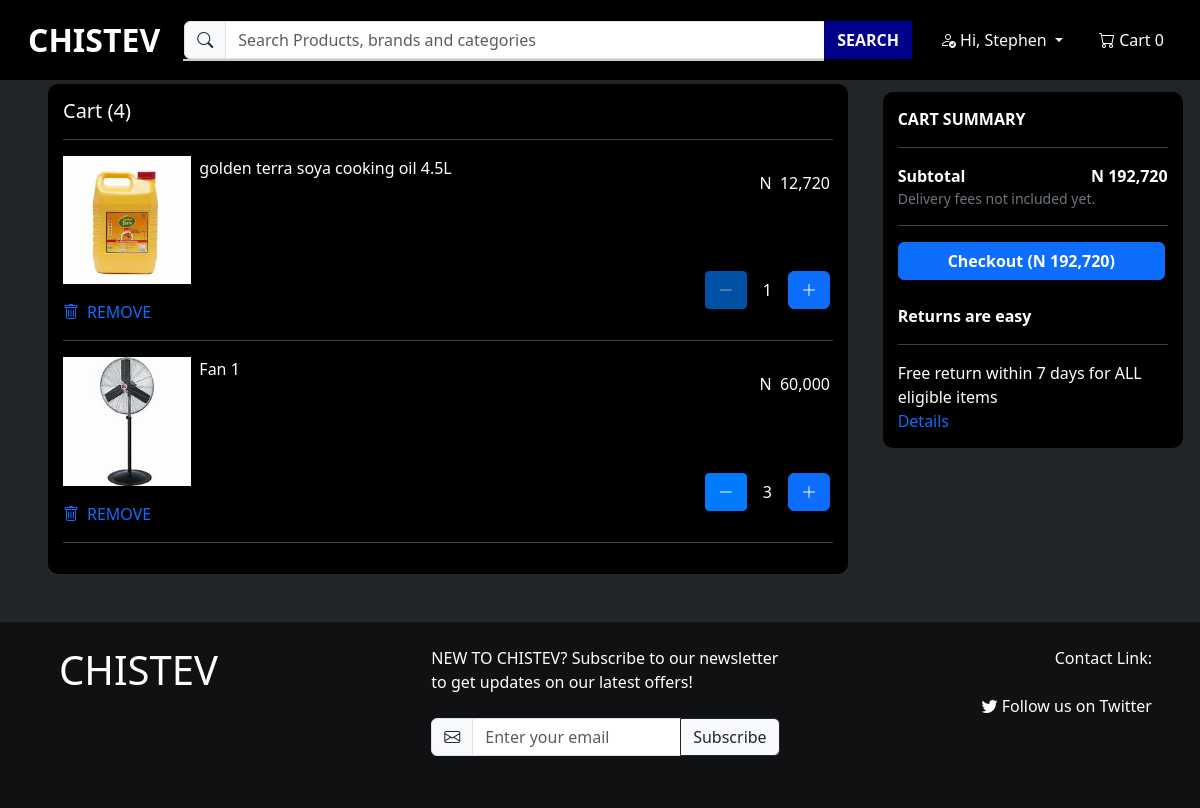
The app's page /cart/cart/ (signed in), older data.
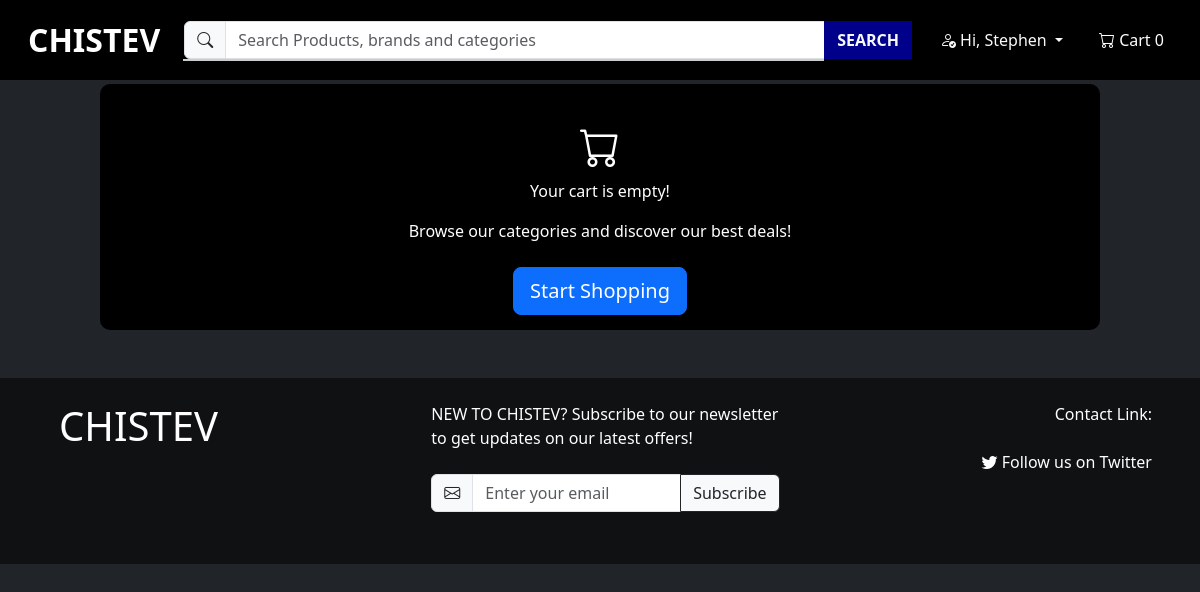
The same page, newer data.
### ecommerce/models.py (models this page shows, shortened)
class CartItem(models.Model):
    cart = models.ForeignKey(Cart, on_delete=models.CASCADE)
    product = models.ForeignKey(Product, on_delete=models.CASCADE)
    quantity = models.PositiveIntegerField(default=1)

class Product(models.Model):
    name = models.CharField(max_length=100)
    image = models.ImageField()
    old_price = models.DecimalField(max_digits=10, decimal_places=2, blank=True, null=True)
    new_price = models.DecimalField(max_digits=10, decimal_places=2)
    discount_percentage = models.IntegerField(default=0)
    rating = models.DecimalField(max_digits=3, decimal_places=2, default=0.0)
    description = CKEditor5Field('Text', config_name='extends')
    super_category = models.ForeignKey(SuperCategory, on_delete=models.CASCADE)
    category = models.ForeignKey(Category, on_delete=models.CASCADE)

### cart/views.py (the view)
# urls.py: path('cart/', cart_view, name='cart'),
def cart_view(request):
    if request.user.is_authenticated:
        cart_items = CartItem.objects.filter(cart__user=request.user).select_related('product')
        cart_count = CartItem.objects.filter(cart__user=request.user).aggregate(total_quantity=Sum('quantity'))[
            'total_quantity']
    else:
        cart_data = request.session.get('cart', {})
        product_ids = cart_data.keys()
        cart_items = [CartItem(product_id=product_id, quantity=cart_data[product_id]) for product_id in product_ids]
        cart_count = sum(cart_data.values())
    if cart_count is None:
        cart_count = 0  # Set the count to 0 if no items are found
    subtotal = sum(item.product.new_price * item.quantity for item in cart_items)
    for item in cart_items:
        item.product.formatted_price = intcomma(int(item.product.new_price))
        item.product.formatted_old_price = intcomma(int(item.product.old_price)) if item.product.old_price is not None else None
        if item.product.old_price is not None and item.product.old_price != 0:
            discount = (item.product.old_price - item.product.new_price) / item.product.old_price * 100
            item.product.discount_percentage = round(discount, 2) * -1  # Make it negative
        else:
            item.product.discount_percentage = 0
        item.product.quantity = item.quantity
        item.product.is_single_quantity = item.quantity == 1
    is_cart_empty = cart_count == 0
    return render(request, 'cart/cart.html', {'cart_count': cart_count, 'cart_items': cart_items,
                                              'is_cart_empty': is_cart_empty, 'subtotal': subtotal})

### cart/templates/cart/cart.html (shortened to what the changed rows need)
    {% extends 'ecommerce/base.html' %}
    {% load static %}
    {% load humanize %}
    {% load custom_tags %}
    {% block body %}
    <div class="cart-container mt-4">
        <div class="row mx-auto">
            {% if is_cart_empty %}
            <div class="col-md-10 col-11 black-card cart-card mx-auto justify-content-center">
                <div class="row mt-4">
                    <div class="col-md-12 col-sm-12 text-center">
                        <h1><strong><i class="bi bi-cart"></i></strong></h1>
                        <p>Your cart is empty!</p>
                        <p class="mx-auto" style="max-width: 70%;">Browse our categories and discover our best deals!</p>
                        <a href="{% url 'ecommerce:index' %}" class="btn btn-primary btn-lg mt-2">Start Shopping</a>
                    </div>
                </div>
            </div>
            {% else %}
            <div class="col-md-8 col-10 black-card cart-card ms-md-5 ms-sm-auto mx-auto">
                <h5>Cart ({{ cart_count }})</h5>
                <hr>
                <div class="d-flex flex-column">
                    {% for cart_item in cart_items %}
                    <div class="d-flex">
                        <div class="col-md-2">
                            <a href="{% url 'ecommerce:product_detail' cart_item.product.pk %}">
                                <img src="{{ cart_item.product.image.url }}" alt="{{ cart_item.product.name }}" class="img-fluid mb-3">
                            </a>
                            <div><a href="" class="remove-button text-decoration-none text-primary " data-product-id="{{ cart_item.product.pk }}">
                                <i class="bi bi-trash me-2"></i>REMOVE</a>
                            </div>
                        </div>
                        <div class="col-md-6">
                            <a href="{% url 'ecommerce:product_detail' cart_item.product.pk %}" class="text-decoration-none text-white">
                                <div class="product-name ms-2"> {{ cart_item.product.name }} </div>
                            </a>
                        </div>
                        <div class="row ms-auto">
                            <div class="col-md-12 black-card d-flex flex-column justify-content-between ">
                                <div class="">
                                    <a href="{% url 'ecommerce:product_detail' cart_item.product.pk %}" class="text-decoration-none text-white">
                                        <div class="text-white fs-6 ms-5 mb-2">&nbsp;&nbsp;N&nbsp; {{ cart_item.product.formatted_price }}</div>
                                    </a>
                                </div>
                                <div class="d-flex ms-auto align-items-center">
                                    <button class="remove-product btn-primary me-3 {% if cart_item.product.is_single_quantity %}disabled{% endif %}" data-product-id="{{ cart_item.product.pk }}" data-product-quantity="{{ cart_item.product.quantity }}">
                                        <i class="bi bi-dash-lg"></i>
                                    </button>
                                    <span class="product-count" data-product-id="{{ cart_item.product.pk }}">{{ cart_item.quantity }}</span>
                                    <button class="add-product btn btn-primary ms-3" data-product-id="{{ cart_item.product.pk }}">
                                        <i class="bi bi-plus-lg"></i>
                                    </button>
                                </div>
                            </div>
                        </div>
                    </div>
                    <hr>
                    {% endfor %}
                </div>
            </div>
            <div class="col-md-3 col-10 mt-2 black-card cart-card mx-auto">
                <div class="fw-bold fs-6">CART SUMMARY</div>
                <hr>
                <div class="d-flex justify-content-between">
                    <div class="fw-bold">Subtotal</div>
                    <div class="fw-bold" id="subtotal">N {{ subtotal|floatformat:"0"|intcomma }}</div>
                </div>
                <div class="small text-secondary">Delivery fees not included yet.</div>
                <hr>
                <a href="{% url 'checkout:checkout' %}" class="btn btn-primary fw-bold d-flex justify-content-center" style="width: 99%;">
                    Checkout (N {{ subtotal|floatformat:"0"|intcomma }})
                </a>
                <div class="fw-bold fs-6 mt-4">Returns are easy</div>
                <hr>
                <div>Free return within 7 days for ALL eligible items</div>
                <div><a href="{% url 'ecommerce:return_policy' %}" class="text-decoration-none">Details</a></div>
            </div>
            {% endif %}
        </div>
    </div>
    {% endblock %}

Row changes from the older to the newer data that the page shows:
removed CartItem: product.image (picture), product.name "golden terra soya cooking oil 4.5L", product.formatted_price "12,720", quantity "1"
removed CartItem: product.image (picture), product.name "Fan 1", product.formatted_price "60,000", quantity "3"
Text that changed along with them:
{{ cart_count }}: "4" → (not shown)
{{ subtotal|floatformat:"0"|intcomma }}: "192,720" → (not shown)
text no longer shown: "Cart ( ) CART SUMMARY Subtotal N Delivery fees not included yet. Checkout (N ) Returns are easy Free return within 7 days for ALL eligible items Details"
text now shown: "Your cart is empty! Browse our categories and discover our best deals! Start Shopping"
